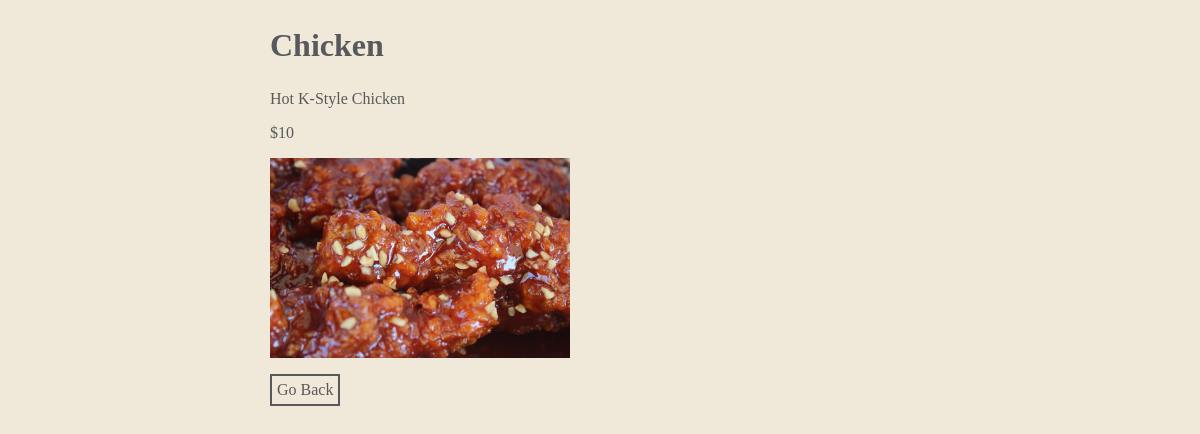
The page /foods/menu/1 on the database its author committed.
### foods/models.py (models this page shows, shortened)
class Menu(models.Model):
    name = models.CharField(max_length=50)
    description = models.CharField(max_length=100)
    price = models.IntegerField()
    img_path = models.CharField(max_length=255)

### foods/views.py (the view)
# urls.py: path('menu/<int:pk>', views.food_detail) #set dynamic URL
def food_detail(request, pk):
    context = dict() #empty dictionary
    menu = Menu.objects.get(id=pk)
    context["menu"] = menu
    return render(request, 'foods/detail.html', context=context)

### foods/templates/foods/detail.html (shortened to what this page needs)
{% load static %}
{% load static %}
<!DOCTYPE html>
<html>
<head>
  <link rel="stylesheet" href={% static 'foods/css/styles_detail.css'%}>
</head>
<body>
<div class="food-detail">
    <h2>{{menu.name}}</h2>
    <p>{{menu.description}}</p>
    <p>${{menu.price}}</p>
    <img src={% get_static_prefix %}{{menu.img_path}} />
    <a href="/foods/menu/">Go Back</a>
</div>
</body>
</html>

### foods/static/foods/css/styles_detail.css (style rules this page uses)
* { box-sizing: border-box; font-family: Jua; }
body { background-color : #f0e8d9; }
h2 { font-size:32px; color: #58595e; }
.food-detail { width:660px; margin-left: auto; margin-right: auto; }
.food-detail p { color: #58595b; font-size: 16px; text-align: left; }
.food-detail img { display: block; margin-bottom: 16px; width: 300px; height: 200px; }
.food-detail a { color: #58595b; font-size: 16px; text-decoration: none; border: #58595b 2px solid; padding: 5px; display: inline-block; }

### rows shown on the page
Menu: name "Chicken", description "Hot K-Style Chicken", price "10", img_path (picture)
